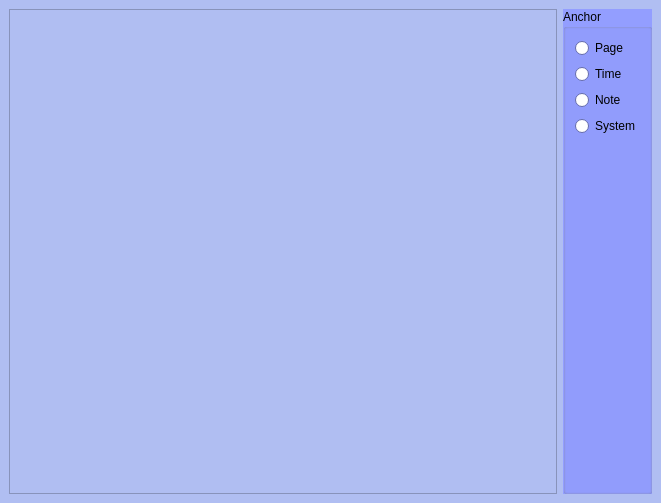
<ui version="4.0" >
 <class>SymbolDialogBase</class>
 <widget class="QWidget" name="SymbolDialogBase" >
  <property name="geometry" >
   <rect>
    <x>0</x>
    <y>0</y>
    <width>661</width>
    <height>503</height>
   </rect>
  </property>
  <property name="palette" >
   <palette>
    <active>
     <colorrole role="Base" >
      <brush brushstyle="SolidPattern" >
       <color alpha="255" >
        <red>255</red>
        <green>255</green>
        <blue>255</blue>
       </color>
      </brush>
     </colorrole>
     <colorrole role="Window" >
      <brush brushstyle="SolidPattern" >
       <color alpha="255" >
        <red>176</red>
        <green>190</green>
        <blue>242</blue>
       </color>
      </brush>
     </colorrole>
    </active>
    <inactive>
     <colorrole role="Base" >
      <brush brushstyle="SolidPattern" >
       <color alpha="255" >
        <red>255</red>
        <green>255</green>
        <blue>255</blue>
       </color>
      </brush>
     </colorrole>
     <colorrole role="Window" >
      <brush brushstyle="SolidPattern" >
       <color alpha="255" >
        <red>176</red>
        <green>190</green>
        <blue>242</blue>
       </color>
      </brush>
     </colorrole>
    </inactive>
    <disabled>
     <colorrole role="Base" >
      <brush brushstyle="SolidPattern" >
       <color alpha="255" >
        <red>176</red>
        <green>190</green>
        <blue>242</blue>
       </color>
      </brush>
     </colorrole>
     <colorrole role="Window" >
      <brush brushstyle="SolidPattern" >
       <color alpha="255" >
        <red>176</red>
        <green>190</green>
        <blue>242</blue>
       </color>
      </brush>
     </colorrole>
    </disabled>
   </palette>
  </property>
  <property name="windowTitle" >
   <string>Form</string>
  </property>
  <layout class="QHBoxLayout" >
   <property name="margin" >
    <number>9</number>
   </property>
   <property name="spacing" >
    <number>6</number>
   </property>
   <item>
    <widget class="QFrame" name="frame" >
     <property name="sizePolicy" >
      <sizepolicy>
       <hsizetype>7</hsizetype>
       <vsizetype>7</vsizetype>
       <horstretch>0</horstretch>
       <verstretch>0</verstretch>
      </sizepolicy>
     </property>
     <property name="frameShape" >
      <enum>QFrame::StyledPanel</enum>
     </property>
     <property name="frameShadow" >
      <enum>QFrame::Raised</enum>
     </property>
    </widget>
   </item>
   <item>
    <widget class="QGroupBox" name="groupBox" >
     <property name="sizePolicy" >
      <sizepolicy>
       <hsizetype>5</hsizetype>
       <vsizetype>5</vsizetype>
       <horstretch>0</horstretch>
       <verstretch>0</verstretch>
      </sizepolicy>
     </property>
     <property name="palette" >
      <palette>
       <active>
        <colorrole role="Base" >
         <brush brushstyle="SolidPattern" >
          <color alpha="255" >
           <red>255</red>
           <green>255</green>
           <blue>255</blue>
          </color>
         </brush>
        </colorrole>
        <colorrole role="Window" >
         <brush brushstyle="SolidPattern" >
          <color alpha="255" >
           <red>147</red>
           <green>158</green>
           <blue>255</blue>
          </color>
         </brush>
        </colorrole>
       </active>
       <inactive>
        <colorrole role="Base" >
         <brush brushstyle="SolidPattern" >
          <color alpha="255" >
           <red>255</red>
           <green>255</green>
           <blue>255</blue>
          </color>
         </brush>
        </colorrole>
        <colorrole role="Window" >
         <brush brushstyle="SolidPattern" >
          <color alpha="255" >
           <red>147</red>
           <green>158</green>
           <blue>255</blue>
          </color>
         </brush>
        </colorrole>
       </inactive>
       <disabled>
        <colorrole role="Base" >
         <brush brushstyle="SolidPattern" >
          <color alpha="255" >
           <red>147</red>
           <green>158</green>
           <blue>255</blue>
          </color>
         </brush>
        </colorrole>
        <colorrole role="Window" >
         <brush brushstyle="SolidPattern" >
          <color alpha="255" >
           <red>147</red>
           <green>158</green>
           <blue>255</blue>
          </color>
         </brush>
        </colorrole>
       </disabled>
      </palette>
     </property>
     <property name="autoFillBackground" >
      <bool>true</bool>
     </property>
     <property name="title" >
      <string>Anchor</string>
     </property>
     <layout class="QVBoxLayout" >
      <property name="margin" >
       <number>9</number>
      </property>
      <property name="spacing" >
       <number>6</number>
      </property>
      <item>
       <widget class="QRadioButton" name="anchorPage" >
        <property name="text" >
         <string>Page</string>
        </property>
       </widget>
      </item>
      <item>
       <widget class="QRadioButton" name="anchorTime" >
        <property name="text" >
         <string>Time</string>
        </property>
       </widget>
      </item>
      <item>
       <widget class="QRadioButton" name="anchorNote" >
        <property name="text" >
         <string>Note</string>
        </property>
       </widget>
      </item>
      <item>
       <widget class="QRadioButton" name="anchorSystem" >
        <property name="text" >
         <string>System</string>
        </property>
       </widget>
      </item>
      <item>
       <spacer>
        <property name="orientation" >
         <enum>Qt::Vertical</enum>
        </property>
        <property name="sizeHint" >
         <size>
          <width>20</width>
          <height>40</height>
         </size>
        </property>
       </spacer>
      </item>
     </layout>
    </widget>
   </item>
  </layout>
 </widget>
 <resources/>
 <connections/>
</ui>
